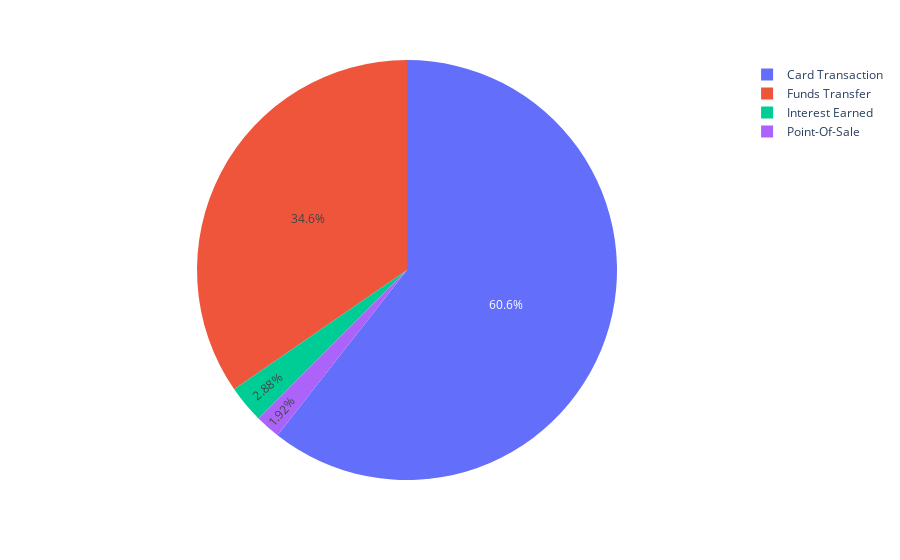

Write notebook code for a chart like this one.
### Code cell
import plotly.io as pio
pio.renderers.default = "vscode"
import plotly.express as px
fig = px.pie(concat, 'Type')
fig.show()

### Figure 1 — Plotly figure (JSON) as saved in the notebook; plotly's stock layout.template omitted (floating-point values rounded to 4 significant figures)
{"data": [{"domain": {"x": [0, 1], "y": [0, 1]}, "hovertemplate": "Type=%{label}<extra></extra>", "labels": ["Funds Transfer", "Card Transaction", "Funds Transfer", "Interest Earned", "Card Transaction", "Card Transaction", "Funds Transfer", "Funds Transfer", "Card Transaction", "Funds Transfer", "Funds Transfer", "Card Transaction", "Funds Transfer", "Funds Transfer", "Card Transaction", "Card Transaction", "Funds Transfer", "Card Transaction", "Card Transaction", "Card Transaction", "Funds Transfer", "Funds Transfer", "Card Transaction", "Card Transaction", "Card Transaction", "Card Transaction", "Interest Earned", "Card Transaction", "Card Transaction", "Card Transaction", "Funds Transfer", "Card Transaction", "Card Transaction", "Funds Transfer", "Funds Transfer", "Card Transaction", "Funds Transfer", "Funds Transfer", "Funds Transfer", "Funds Transfer", "Card Transaction", "Card Transaction", "Card Transaction", "Funds Transfer", "Card Transaction", "Card Transaction", "Card Transaction", "Card Transaction", "Funds Transfer", "Funds Transfer", "Card Transaction", "Funds Transfer", "Card Transaction", "Card Transaction", "Funds Transfer", "Funds Transfer", "Card Transaction", "Funds Transfer", "Card Transaction", "Card Transaction", "Card Transaction", "Card Transaction", "Funds Transfer", "Card Transaction", "Funds Transfer", "Funds Transfer", "Card Transaction", "Funds Transfer", "Interest Earned", "Card Transaction", "Card Transaction", "Card Transaction", "Card Transaction", "Card Transaction", "Card Transaction", "Funds Transfer", "Card Transaction", "Funds Transfer", "Card Transaction", "Card Transaction", "Card Transaction", "Card Transaction", "Card Transaction", "Card Transaction", "Funds Transfer", "Card Transaction", "Card Transaction", "Funds Transfer", "Card Transaction", "Card Transaction", "Funds Transfer", "Card Transaction", "Card Transaction", "Funds Transfer", "Card Transaction", "Card Transaction", "Funds Transfer", "Card Transaction", "Card Transaction", "Card Transaction", "Card Transaction", "Card Transaction", "Point-Of-Sale", "Point-Of-Sale"], "legendgroup": "", "name": "", "showlegend": true, "type": "pie"}], "layout": {"legend": {"tracegroupgap": 0}, "margin": {"t": 60}}}
